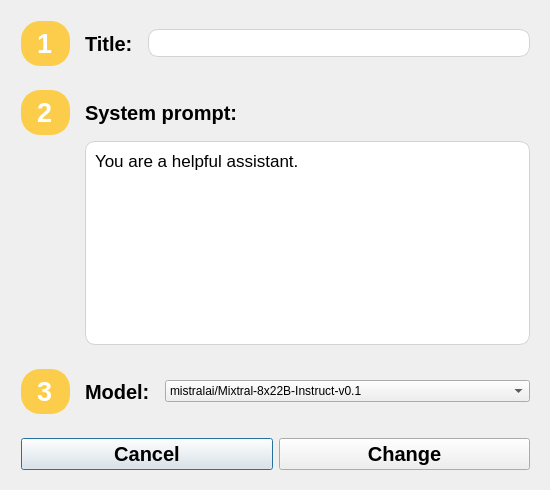
<?xml version="1.0" encoding="UTF-8"?>
<ui version="4.0">
 <class>ChatChangeSettings</class>
 <widget class="QDialog" name="ChatChangeSettings">
  <property name="geometry">
   <rect>
    <x>0</x>
    <y>0</y>
    <width>550</width>
    <height>490</height>
   </rect>
  </property>
  <property name="sizePolicy">
   <sizepolicy hsizetype="Preferred" vsizetype="Preferred">
    <horstretch>0</horstretch>
    <verstretch>0</verstretch>
   </sizepolicy>
  </property>
  <property name="minimumSize">
   <size>
    <width>550</width>
    <height>490</height>
   </size>
  </property>
  <property name="maximumSize">
   <size>
    <width>550</width>
    <height>490</height>
   </size>
  </property>
  <property name="windowTitle">
   <string>Dialog</string>
  </property>
  <property name="styleSheet">
   <string notr="true"/>
  </property>
  <layout class="QVBoxLayout" name="verticalLayout">
   <property name="spacing">
    <number>-1</number>
   </property>
   <property name="leftMargin">
    <number>12</number>
   </property>
   <property name="topMargin">
    <number>12</number>
   </property>
   <item>
    <widget class="QWidget" name="titleWidget" native="true">
     <layout class="QHBoxLayout" name="horizontalLayout_3" stretch="0,0,1">
      <property name="spacing">
       <number>15</number>
      </property>
      <item>
       <widget class="QLabel" name="titleIconLabel">
        <property name="font">
         <font>
          <pointsize>20</pointsize>
          <bold>true</bold>
         </font>
        </property>
        <property name="styleSheet">
         <string notr="true">background-color: #FCCD4A; color: white; border: 2px solid #FCCD4A; border-radius:19px; padding: 5px 7px;</string>
        </property>
        <property name="text">
         <string>1</string>
        </property>
       </widget>
      </item>
      <item>
       <widget class="QLabel" name="titleLabel">
        <property name="font">
         <font>
          <pointsize>15</pointsize>
          <bold>true</bold>
         </font>
        </property>
        <property name="text">
         <string>Title:</string>
        </property>
       </widget>
      </item>
      <item>
       <widget class="QLineEdit" name="titleSelectWidget">
        <property name="styleSheet">
         <string notr="true">background-color: white; border: 1px solid lightgray; padding: 5px; border-radius: 10px;</string>
        </property>
       </widget>
      </item>
     </layout>
    </widget>
   </item>
   <item>
    <widget class="QWidget" name="promptWidget" native="true">
     <layout class="QGridLayout" name="gridLayout">
      <property name="horizontalSpacing">
       <number>15</number>
      </property>
      <item row="2" column="0" alignment="Qt::AlignHCenter|Qt::AlignVCenter">
       <widget class="QLabel" name="promptIconLabel">
        <property name="font">
         <font>
          <pointsize>20</pointsize>
          <bold>true</bold>
         </font>
        </property>
        <property name="styleSheet">
         <string notr="true">background-color: #FCCD4A; color: white; border: 2px solid #FCCD4A; border-radius:19px; padding: 5px 7px;</string>
        </property>
        <property name="text">
         <string>2</string>
        </property>
       </widget>
      </item>
      <item row="2" column="1">
       <widget class="QLabel" name="promptTitleLabel">
        <property name="font">
         <font>
          <pointsize>15</pointsize>
          <bold>true</bold>
         </font>
        </property>
        <property name="text">
         <string>System prompt:</string>
        </property>
       </widget>
      </item>
      <item row="3" column="1">
       <widget class="QTextEdit" name="promptSelectWidget">
        <property name="styleSheet">
         <string notr="true">background-color: white; border: 1px solid lightgray; padding: 5px; border-radius: 10px;</string>
        </property>
        <property name="verticalScrollBarPolicy">
         <enum>Qt::ScrollBarAlwaysOff</enum>
        </property>
        <property name="html">
         <string>&lt;!DOCTYPE HTML PUBLIC &quot;-//W3C//DTD HTML 4.0//EN&quot; &quot;http://www.w3.org/TR/REC-html40/strict.dtd&quot;&gt;
&lt;html&gt;&lt;head&gt;&lt;meta name=&quot;qrichtext&quot; content=&quot;1&quot; /&gt;&lt;meta charset=&quot;utf-8&quot; /&gt;&lt;style type=&quot;text/css&quot;&gt;
p, li { white-space: pre-wrap; }
hr { height: 1px; border-width: 0; }
li.unchecked::marker { content: &quot;\2610&quot;; }
li.checked::marker { content: &quot;\2612&quot;; }
&lt;/style&gt;&lt;/head&gt;&lt;body style=&quot; font-family:'.AppleSystemUIFont'; font-size:13pt; font-weight:400; font-style:normal;&quot;&gt;
&lt;p style=&quot; margin-top:0px; margin-bottom:0px; margin-left:0px; margin-right:0px; -qt-block-indent:0; text-indent:0px;&quot;&gt;You are a helpful assistant.&lt;/p&gt;&lt;/body&gt;&lt;/html&gt;</string>
        </property>
       </widget>
      </item>
     </layout>
    </widget>
   </item>
   <item>
    <widget class="QWidget" name="modelWidget" native="true">
     <layout class="QHBoxLayout" name="horizontalLayout_2" stretch="0,0,1">
      <property name="spacing">
       <number>15</number>
      </property>
      <item>
       <widget class="QLabel" name="modelIconLabel">
        <property name="font">
         <font>
          <pointsize>20</pointsize>
          <bold>true</bold>
         </font>
        </property>
        <property name="styleSheet">
         <string notr="true">background-color: #FCCD4A; color: white; border: 2px solid #FCCD4A; border-radius:19px; padding: 5px 7px;</string>
        </property>
        <property name="text">
         <string>3</string>
        </property>
       </widget>
      </item>
      <item>
       <widget class="QLabel" name="modelTitleLabel">
        <property name="font">
         <font>
          <pointsize>15</pointsize>
          <bold>true</bold>
         </font>
        </property>
        <property name="text">
         <string>Model:</string>
        </property>
       </widget>
      </item>
      <item alignment="Qt::AlignVCenter">
       <widget class="QComboBox" name="modelSelectWidget">
        <property name="cursor">
         <cursorShape>PointingHandCursor</cursorShape>
        </property>
        <property name="styleSheet">
         <string notr="true"/>
        </property>
        <property name="editable">
         <bool>false</bool>
        </property>
        <item>
         <property name="text">
          <string>mistralai/Mixtral-8x22B-Instruct-v0.1</string>
         </property>
        </item>
        <item>
         <property name="text">
          <string>mistralai/Mixtral-8x22B-v0.1</string>
         </property>
        </item>
        <item>
         <property name="text">
          <string>mistralai/Mixtral-8x7B-Instruct-v0.1</string>
         </property>
        </item>
        <item>
         <property name="text">
          <string>mistralai/Mistral-7B-Instruct-v0.3</string>
         </property>
        </item>
        <item>
         <property name="text">
          <string>mistralai/Mistral-7B-Instruct-v0.2</string>
         </property>
        </item>
        <item>
         <property name="text">
          <string>mistralai/Mistral-7B-Instruct-v0.1</string>
         </property>
        </item>
        <item>
         <property name="text">
          <string>meta-llama/Meta-Llama-3-70B-Instruct</string>
         </property>
        </item>
        <item>
         <property name="text">
          <string>meta-llama/Meta-Llama-3-8B-Instruct</string>
         </property>
        </item>
        <item>
         <property name="text">
          <string>meta-llama/Llama-2-70b-chat-hf</string>
         </property>
        </item>
        <item>
         <property name="text">
          <string>meta-llama/Llama-2-13b-chat-hf</string>
         </property>
        </item>
        <item>
         <property name="text">
          <string>meta-llama/Llama-2-7b-chat-hf</string>
         </property>
        </item>
        <item>
         <property name="text">
          <string>codellama/CodeLlama-70b-Instruct-hf</string>
         </property>
        </item>
        <item>
         <property name="text">
          <string>codellama/CodeLlama-34b-Instruct-hf</string>
         </property>
        </item>
        <item>
         <property name="text">
          <string>microsoft/WizardLM-2-8x22B</string>
         </property>
        </item>
        <item>
         <property name="text">
          <string>microsoft/WizardLM-2-7B</string>
         </property>
        </item>
        <item>
         <property name="text">
          <string>google/gemma-1.1-7b-it</string>
         </property>
        </item>
        <item>
         <property name="text">
          <string>google/codegemma-7b-it</string>
         </property>
        </item>
        <item>
         <property name="text">
          <string>cognitivecomputations/dolphin-2.6-mixtral-8x7b</string>
         </property>
        </item>
        <item>
         <property name="text">
          <string>lizpreciatior/lzlv_70b_fp16_hf</string>
         </property>
        </item>
        <item>
         <property name="text">
          <string>openchat/openchat-3.6-8b</string>
         </property>
        </item>
        <item>
         <property name="text">
          <string>openchat/openchat_3.5</string>
         </property>
        </item>
        <item>
         <property name="text">
          <string>llava-hf/llava-1.5-7b-hf</string>
         </property>
        </item>
        <item>
         <property name="text">
          <string>01-ai/Yi-34B-Chat</string>
         </property>
        </item>
        <item>
         <property name="text">
          <string>Austism/chronos-hermes-13b-v2</string>
         </property>
        </item>
        <item>
         <property name="text">
          <string>Gryphe/MythoMax-L2-13b-turbo</string>
         </property>
        </item>
        <item>
         <property name="text">
          <string>Gryphe/MythoMax-L2-13b</string>
         </property>
        </item>
        <item>
         <property name="text">
          <string>HuggingFaceH4/zephyr-orpo-141b-A35b-v0.1</string>
         </property>
        </item>
        <item>
         <property name="text">
          <string>Phind/Phind-CodeLlama-34B-v2</string>
         </property>
        </item>
        <item>
         <property name="text">
          <string>bigcode/starcoder2-15b-instruct-v0.1</string>
         </property>
        </item>
        <item>
         <property name="text">
          <string>bigcode/starcoder2-15b</string>
         </property>
        </item>
        <item>
         <property name="text">
          <string>databricks/dbrx-instruct</string>
         </property>
        </item>
        <item>
         <property name="text">
          <string>deepinfra/airoboros-70b</string>
         </property>
        </item>
       </widget>
      </item>
     </layout>
    </widget>
   </item>
   <item>
    <widget class="QWidget" name="buttonsWidget" native="true">
     <layout class="QHBoxLayout" name="horizontalLayout">
      <item>
       <widget class="QPushButton" name="cancelButton">
        <property name="font">
         <font>
          <pointsize>15</pointsize>
          <bold>true</bold>
         </font>
        </property>
        <property name="cursor">
         <cursorShape>PointingHandCursor</cursorShape>
        </property>
        <property name="text">
         <string>Cancel</string>
        </property>
       </widget>
      </item>
      <item>
       <widget class="QPushButton" name="createButton">
        <property name="font">
         <font>
          <pointsize>15</pointsize>
          <bold>true</bold>
         </font>
        </property>
        <property name="cursor">
         <cursorShape>PointingHandCursor</cursorShape>
        </property>
        <property name="text">
         <string>Change</string>
        </property>
       </widget>
      </item>
     </layout>
    </widget>
   </item>
  </layout>
 </widget>
 <resources/>
 <connections/>
</ui>
